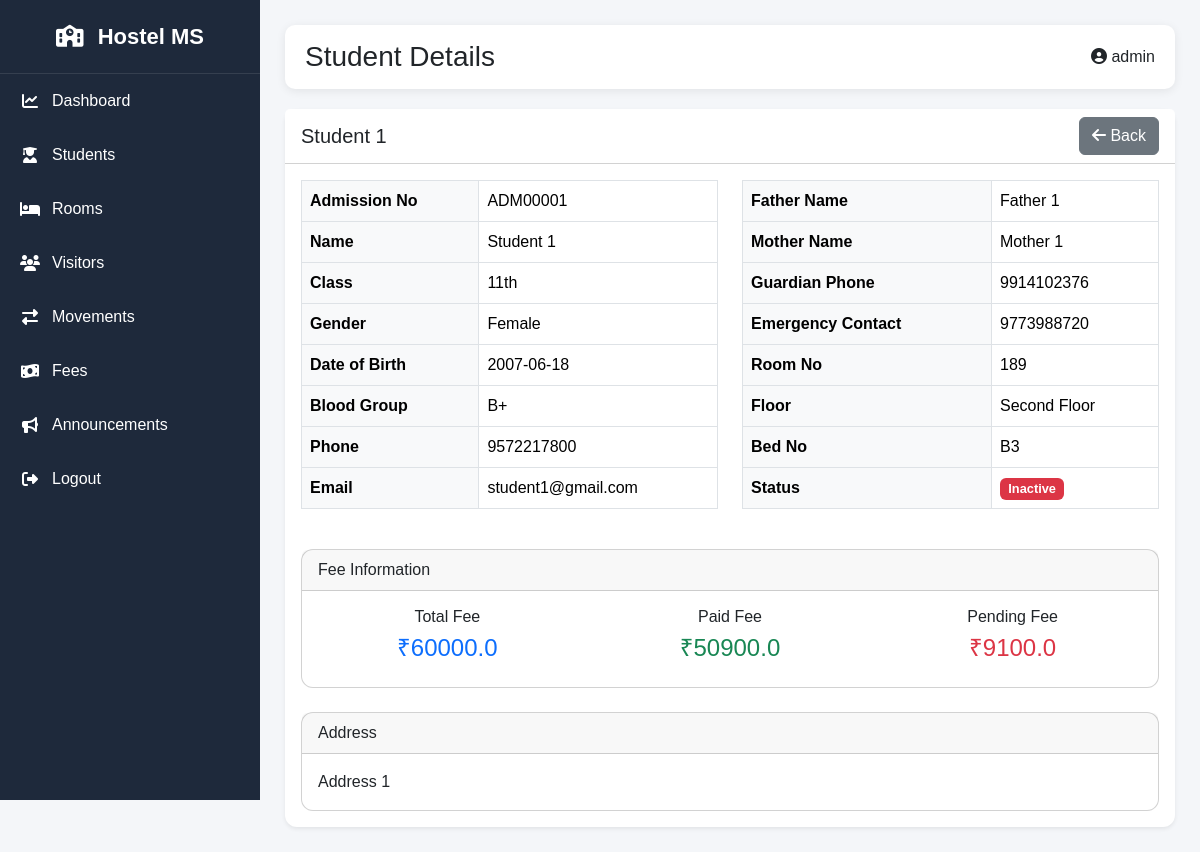
/students/1 (signed in), run on the app's committed database.
### models.py (models this page shows)
class Student(db.Model):
    __tablename__ = "students"
    id = db.Column(
        db.Integer,
        primary_key=True
    )
    admission_no = db.Column(
        db.String(50),
        unique=True,
        nullable=False
    )
    name = db.Column(
        db.String(150),
        nullable=False
    )
    class_name = db.Column(
        db.String(20),
        nullable=False
    )
    gender = db.Column(
        db.String(20),
        nullable=False
    )
    date_of_birth = db.Column(
        db.String(50)
    )
    blood_group = db.Column(
        db.String(20)
    )
    phone = db.Column(
        db.String(20)
    )
    email = db.Column(
        db.String(150)
    )
    address = db.Column(
        db.Text
    )
    father_name = db.Column(
        db.String(150)
    )
    mother_name = db.Column(
        db.String(150)
    )
    guardian_phone = db.Column(
        db.String(20)
    )
    emergency_contact = db.Column(
        db.String(20)
    )
    joining_date = db.Column(
        db.String(50)
    )
    room_no = db.Column(
        db.String(20)
    )
    floor = db.Column(
        db.String(50)
    )
    bed_no = db.Column(
        db.String(20)
    )
    total_fee = db.Column(
        db.Float,
        default=0
    )
    paid_fee = db.Column(
        db.Float,
        default=0
    )
    pending_fee = db.Column(
        db.Float,
        default=0
    )
    status = db.Column(
        db.String(20),
        default="Active"
    )
    created_at = db.Column(
        db.DateTime,
        default=datetime.utcnow
    )

### routes/hostel_routes.py (the view)
@hostel_bp.route(
    "/students/<int:student_id>"
)
def student_details(student_id):
    if "user_id" not in session:
        return redirect(
            url_for(
                "auth.login"
            )
        )
    student = Student.query.get_or_404(
        student_id
    )
    return render_template(
        "student_details.html",
        student=student
    )

### templates/student_details.html (shortened to what this page needs)
{% extends "base.html" %}
{% block page_title %}
Student Details
{% endblock %}
{% block content %}
<div class="card border-0 shadow-sm">
    <div class="card-header bg-white d-flex justify-content-between align-items-center">
        <h5 class="mb-0">
            {{ student.name }}
        </h5>
        <a
            href="{{ url_for('hostel.students') }}"
            class="btn btn-secondary"
        >
            <i class="fas fa-arrow-left"></i>
            Back
        </a>
    </div>
    <div class="card-body">
        <div class="row">
            <div class="col-md-6">
                <table class="table table-bordered">
                    <tr>
                        <th>Admission No</th>
                        <td>{{ student.admission_no }}</td>
                    </tr>
                    <tr>
                        <th>Name</th>
                        <td>{{ student.name }}</td>
                    </tr>
                    <tr>
                        <th>Class</th>
                        <td>{{ student.class_name }}</td>
                    </tr>
                    <tr>
                        <th>Gender</th>
                        <td>{{ student.gender }}</td>
                    </tr>
                    <tr>
                        <th>Date of Birth</th>
                        <td>{{ student.date_of_birth }}</td>
                    </tr>
                    <tr>
                        <th>Blood Group</th>
                        <td>{{ student.blood_group }}</td>
                    </tr>
                    <tr>
                        <th>Phone</th>
                        <td>{{ student.phone }}</td>
                    </tr>
                    <tr>
                        <th>Email</th>
                        <td>{{ student.email }}</td>
                    </tr>
                </table>
            </div>
            <div class="col-md-6">
                <table class="table table-bordered">
                    <tr>
                        <th>Father Name</th>
                        <td>{{ student.father_name }}</td>
                    </tr>
                    <tr>
                        <th>Mother Name</th>
                        <td>{{ student.mother_name }}</td>
                    </tr>
                    <tr>
                        <th>Guardian Phone</th>
                        <td>{{ student.guardian_phone }}</td>
                    </tr>
                    <tr>
                        <th>Emergency Contact</th>
                        <td>{{ student.emergency_contact }}</td>
                    </tr>
                    <tr>
                        <th>Room No</th>
                        <td>{{ student.room_no }}</td>
                    </tr>
                    <tr>
                        <th>Floor</th>
                        <td>{{ student.floor }}</td>
                    </tr>
                    <tr>
                        <th>Bed No</th>
                        <td>{{ student.bed_no }}</td>
                    </tr>
                    <tr>
                        <th>Status</th>
                        <td>
                            {% if student.status == 'Active' %}
                            <span class="badge bg-success">
                                Active
                            </span>
                            {% else %}
                            <span class="badge bg-danger">
                                Inactive
                            </span>
                            {% endif %}
                        </td>
                    </tr>
                </table>
            </div>
        </div>
        <div class="row mt-4">
            <div class="col-md-12">
                <div class="card">
                    <div class="card-header">
                        Fee Information
                    </div>
                    <div class="card-body">
                        <div class="row text-center">
                            <div class="col-md-4">
                                <h6>Total Fee</h6>
                                <h4 class="text-primary">
                                    ₹{{ student.total_fee }}
                                </h4>
                            </div>
                            <div class="col-md-4">
                                <h6>Paid Fee</h6>
                                <h4 class="text-success">
                                    ₹{{ student.paid_fee }}
                                </h4>
                            </div>
                            <div class="col-md-4">
                                <h6>Pending Fee</h6>
                                <h4 class="text-danger">
                                    ₹{{ student.pending_fee }}
                                </h4>
                            </div>
                        </div>
                    </div>
                </div>
            </div>
        </div>
        <div class="row mt-4">
            <div class="col-md-12">
                <div class="card">
                    <div class="card-header">
                        Address
                    </div>
                    <div class="card-body">
                        {{ student.address }}
                    </div>
                </div>
            </div>
        </div>
    </div>
</div>
{% endblock %}

### static/css/style.css (style rules this page uses)
* { margin:0; padding:0; box-sizing:border-box; }
body { background:#f4f6f9; font-family:Arial,Helvetica,sans-serif; }
.card { border-radius:12px; }
.table th { background:#f8f9fa; }
.badge { font-size:0.8rem; }

### data on the page
Student: name "Student 1", admission_no "ADM00001", class_name "11th", gender "Female", date_of_birth "2007-06-18", blood_group "B+", phone "9572217800", email "student1@gmail.com", father_name "Father 1", mother_name "Mother 1", guardian_phone "9914102376", emergency_contact "9773988720", room_no "189", floor "Second Floor", bed_no "B3", total_fee "60000.0", paid_fee "50900.0", pending_fee "9100.0", address "Address 1"

### other printed values
{{ session.get('username') }} "admin"
